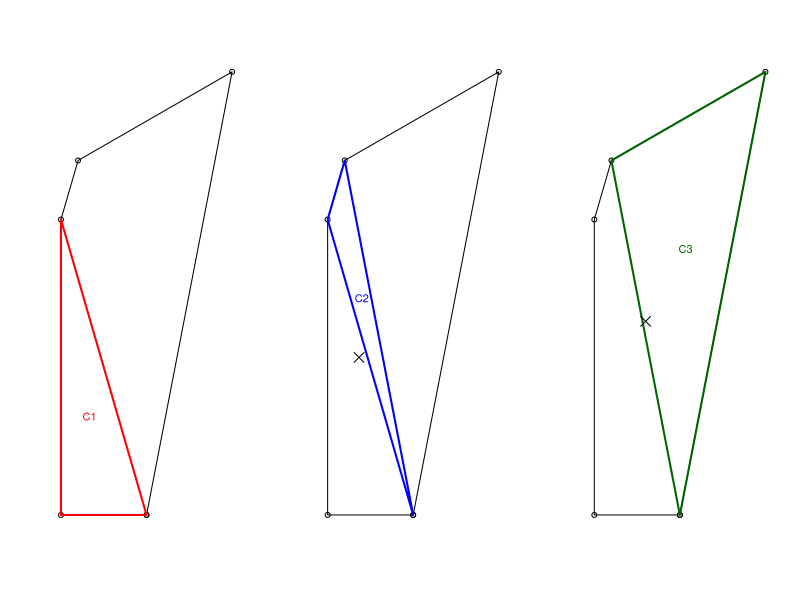
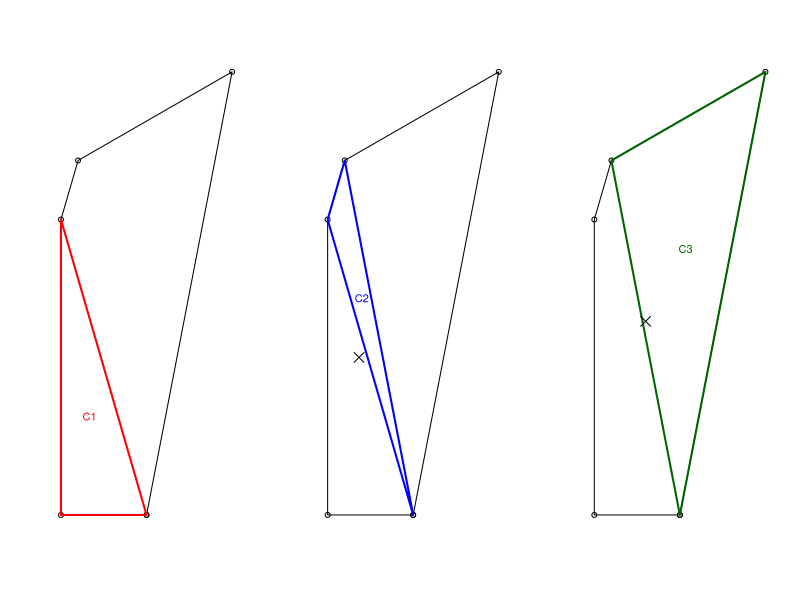

Generate these figures, in order, with R:
# Aim: create visualisation showing steps in centroid algorithm
if(!exists("poly_mat")) {
  # source("code/chapters/10-algorithms.R")
  x_coords = c(10, 0, 0, 2, 20, 10)
  y_coords = c(0, 0, 10, 12, 15, 0)
  poly_mat = cbind(x_coords, y_coords)
  O = poly_mat[1, ] # create a point representing the origin
  
  t_area = function(x) {
    abs(
      x[1, 1] * (x[2, 2] - x[3, 2]) +
        x[2, 1] * (x[3, 2] - x[1, 2]) +
        x[3, 1] * (x[1, 2] - x[2, 2])
    ) / 2
  }
  
  t_centroid = function(x) {
    (x[1, ] + x[2, ] + x[3, ]) / 3
  }
  
  i = 2:(nrow(poly_mat) - 2)
  Ti = purrr::map(i, ~rbind(O, poly_mat[.:(. + 1), ], O))
  A = purrr::map_dbl(Ti, ~t_area(.))
  C = t(sapply(Ti, t_centroid))
}
# plot(poly_mat)
# lines(poly_mat)

# # manual solution:
# lines(Ti[[1]], col = "blue", lwd = 2)
# text(x = C[1, 1], y = C[1, 2], "C1", col = "blue")
# lines(Ti[[2]], col = "red", lwd = 2)
# text(x = C[2, 1], y = C[2, 2], "C2", col = "red")

# iterating solution:
par(mfrow = c(1, 3)) # optional wide plot (alternative = animation)
i = 2
cols = c("red", "blue", "darkgreen")
for(i in rep(1:length(Ti), 2)) {
  if(i == 1 | sum(par()$mfrow) > 2) {
    plot(poly_mat, xlab = "", ylab = "", axes = FALSE)
    lines(poly_mat)
  }
  lines(Ti[[i]], col = cols[i], lwd = 2)
  # lines(do.call(rbind, Ti[1:i]), col = cols[1:i], lwd = 2)
  text(x = C[i, 1], y = C[i, 2], paste0("C", i), col = cols[i])
  if(i != 1) {
    points(x = mean(C[1:i, 1]), y = mean(C[1:i, 2]), pch = 4, cex = 2)
  }
  Sys.sleep(time = 0.5)
}
par(mfrow = c(1, 1))
